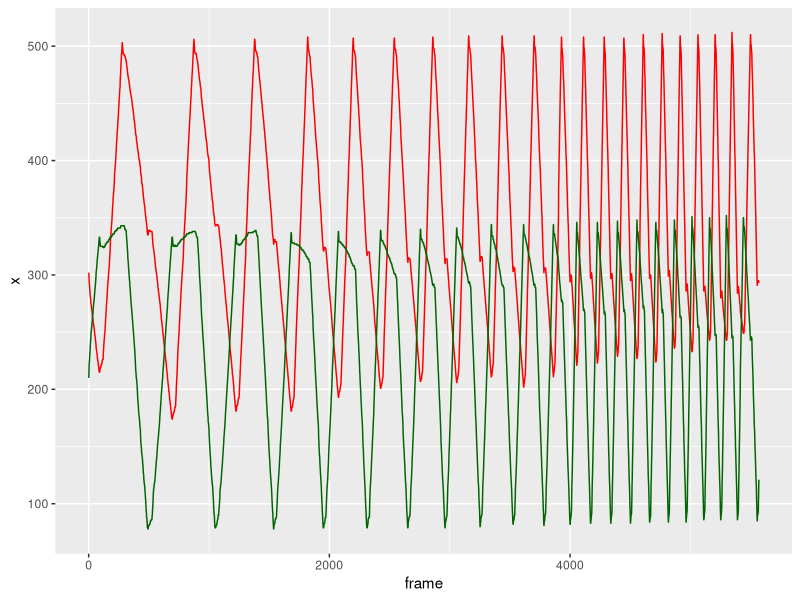
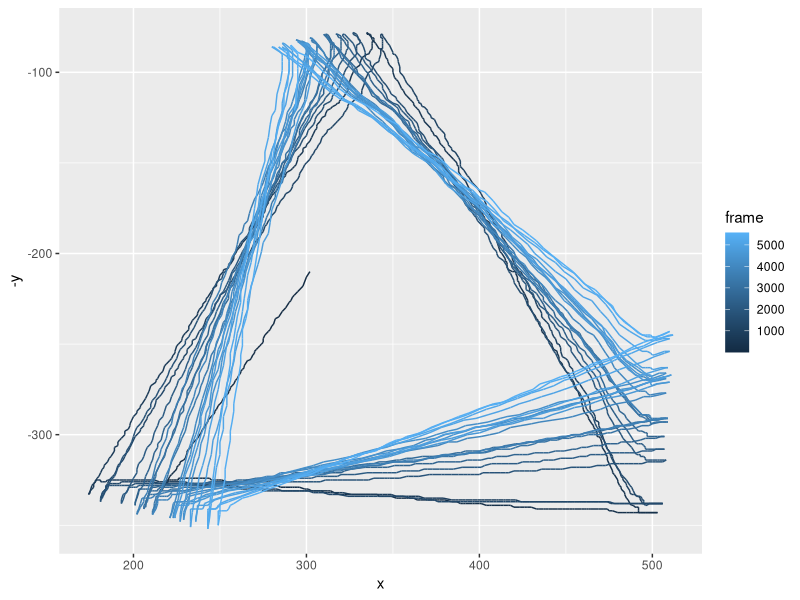
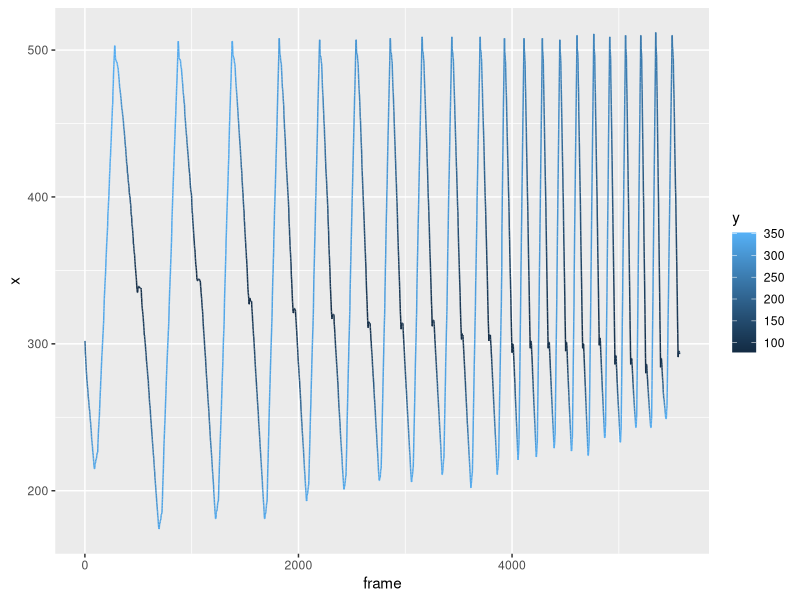
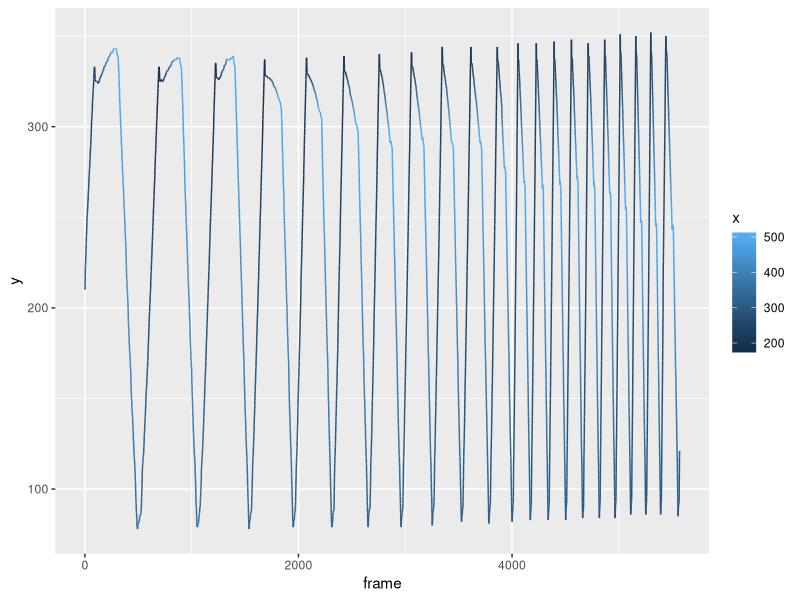

Here is the R script that generated these plots, in order:
## ---- chunk 1
knitr::opts_chunk$set(echo = TRUE)
library(tidyverse)
## ---- chunk 2
data <- readr::read_delim('data_grass_cutter.txt', 
                          delim=' ')
## ---- chunk 3
data %>%
  ggplot() + 
  geom_line(aes(frame, x), color='red') +
  geom_line(aes(frame, y), color='darkgreen')
## ---- chunk 4
data %>%
  ggplot() + 
  geom_path(aes(x, -y, color=frame))
## ---- chunk 5
data %>%
  ggplot() + 
  geom_line(aes(frame, x, color=y))
## ---- chunk 6
data %>%
  ggplot() + 
  geom_line(aes(frame, y, color=x))
